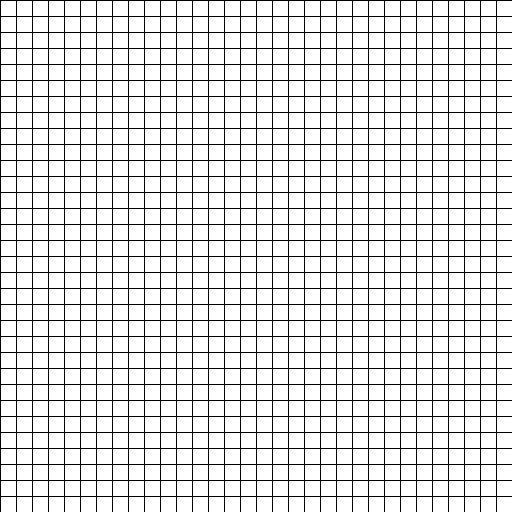
Frame 1 (no input)
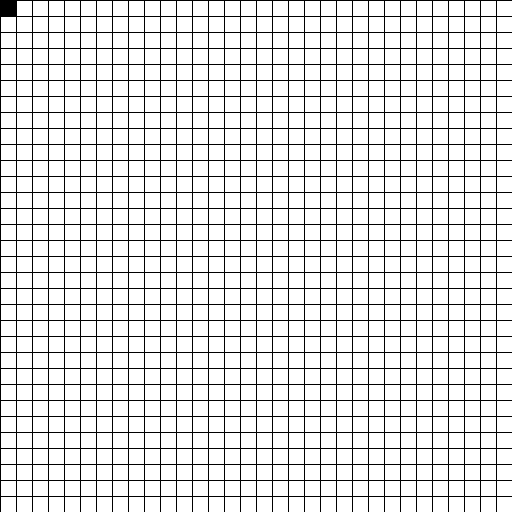
Frame 60 (the mouse pressed at the canvas centre just before this capture)
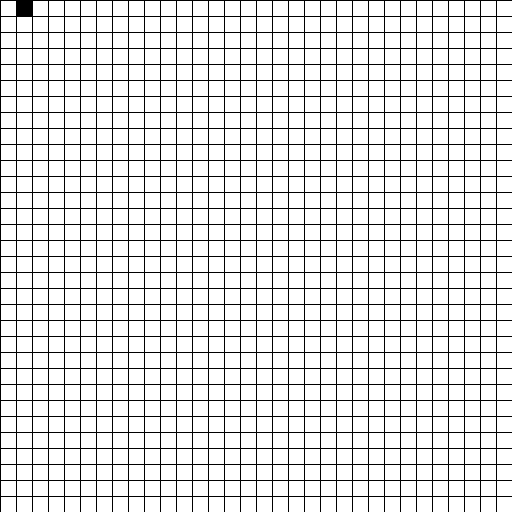
Frame 120 (the mouse held since frame 60 and released just before this capture)

The Processing sketch that drew these frames (run headless with seeded random() and noise(); from frame 60 on, the mouse is pressed at the canvas centre):

// Processing sketch: sketch_simon
// ── sketch_simon.pde
// sketch_simon
// Every Icon (John F. Simon Jr., 1997): una rejilla de 32×32 que cuenta
// todas las combinaciones posibles, encendiendo y apagando celdas una a una.
// Fondo blanco, rejilla negra. Un incremento por segundo. 's' guarda, 'q' sale.

int N = 32;               // rejilla 32×32 (como el original)
int[][] celdas;           // 0 = blanca, 1 = negra
int ultimo = 0;           // instante del último incremento
int iteracion = 0;        // número de incrementos (la iteración)

void setup() {
  size(512, 512);
  celdas = new int[N][N];
}

void draw() {
  background(255);
  int cell = width / N;

  // celdas (negras o blancas)
  noStroke();
  for (int i = 0; i < N; i++)
    for (int j = 0; j < N; j++) {
      fill(celdas[i][j] == 1 ? 0 : 255);
      rect(j * cell, i * cell, cell, cell);
    }

  // rejilla (líneas negras)
  stroke(0);
  strokeWeight(1);
  for (int i = 0; i <= N; i++) {
    line(0, i * cell, N * cell, i * cell);    // horizontales
    line(i * cell, 0, i * cell, N * cell);    // verticales
  }

  // incrementar una vez por segundo
  if (millis() - ultimo > 1000) {
    ultimo = millis();
    incrementar();
  }
}

// cuenta en binario: la primera celda (fila 0, columna 0) es el bit
// menos significativo; el recorrido avanza fila a fila, columna a columna
void incrementar() {
  iteracion++;
  for (int i = 0; i < N; i++)
    for (int j = 0; j < N; j++) {
      if (celdas[i][j] == 0) { celdas[i][j] = 1; return; }
      celdas[i][j] = 0;
    }
}

void keyPressed() {
  if (key == 's') save("simon" + iteracion + ".png");
  if (key == 'q' || key == 'Q') exit();
}
